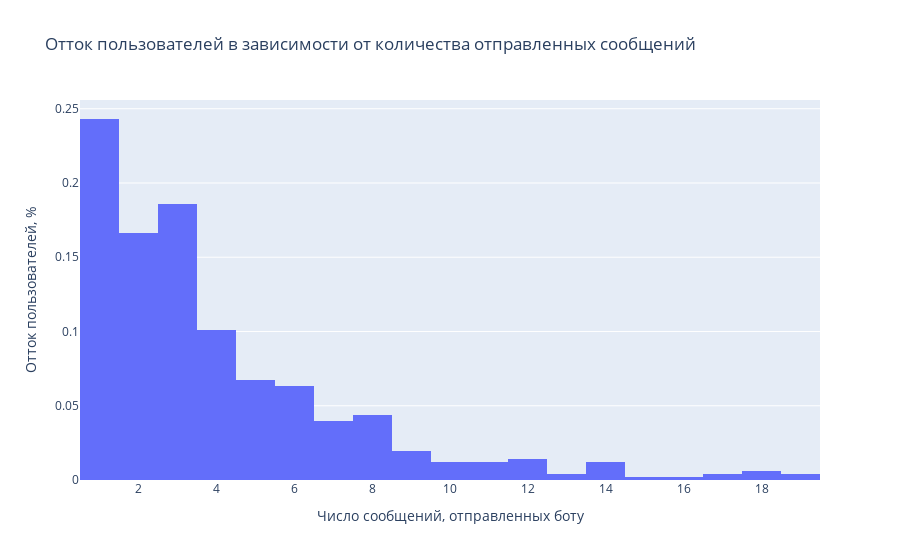

Source (notebook cell):
### Markdown cell above
# Анализ прохождения пользователями шагов оформления заказа

**Вопросы данного раздела:**
1. На каких шагах происходит наибольший отток пользователей из чат-бота? 
2. Равномерно ли распределён отток пользователей по типу заказов?
3. В среднем какую часть общего пути оформления заказа проходит пользователь, прежде чем отказаться от дальнейшего взаимодействия с ботом?

Рассматриваем только тех пользователей, у которых не завершён ни один заказ.

### Code cell
user_finish_orders = messages_all[messages_all['msg_code'] == 'finish_order_msg'].user_id.unique()
user_not_finish_orders = messages_all.query('user_id not in @user_finish_orders').user_id.unique()
msg_churn_users = messages_all[np.isin(messages_all['user_id'], user_not_finish_orders)]
msg_churn_users['msg_number'] = msg_churn_users \
                                    .sort_values(['created_at', 'user_id']) \
                                    .groupby(['user_id']) \
                                    .cumcount()+1

count_incoming_msg = []
max_num_codes = []
before_1_max_codes = []
before_2_max_codes = []

for id_user in user_not_finish_orders:
    count_msg = msg_churn_users[(msg_churn_users['user_id'] == id_user) & \
                                (msg_churn_users['msg_type'] == 'incoming')].shape[0]
    count_incoming_msg.append(count_msg)
    max_num_msg = msg_churn_users[msg_churn_users['user_id'] == id_user].msg_number.max()
    max_num_code = msg_churn_users[(msg_churn_users['user_id'] == id_user) & \
                                   (msg_churn_users['msg_number'] == max_num_msg)].msg_code
    max_num_codes.append(max_num_code)
    before_1_max_code = msg_churn_users[(msg_churn_users['user_id'] == id_user) & \
                                        (msg_churn_users['msg_number'] == max_num_msg-1)].msg_code
    before_1_max_codes.append(before_1_max_code)
    before_2_max_code = msg_churn_users[(msg_churn_users['user_id'] == id_user) & \
                                        (msg_churn_users['msg_number'] == max_num_msg-2)].msg_code
    before_2_max_codes.append(before_2_max_code)

count_incoming_msg = pd.Series(count_incoming_msg)
max_num_codes = [i.iloc[0] for i in max_num_codes]

for j in range(len(before_1_max_codes)):
    try:
        before_1_max_codes[j] = before_1_max_codes[j].iloc[0]
    except IndexError:
        before_1_max_codes[j] = ''
    
for j in range(len(before_2_max_codes)):
    try:
        before_2_max_codes[j] = before_2_max_codes[j].iloc[0]
    except IndexError:
        before_2_max_codes[j] = ''

print('Топ-10 кодов сообщений, после которых пользователь прекращает взаимодействие:')
display(pd.Series(max_num_codes).value_counts()[0:10])

print('Топ-10 кодов сообщений, предшествующих сообщению, после которого пользователь прекращает взаимодействие:')
display(pd.Series(before_1_max_codes).value_counts()[0:10])

print('Топ-10 кодов сообщений, дважды предшествующих сообщению, после которого пользователь прекращает взаимодействие:')
display(pd.Series(before_2_max_codes).value_counts()[0:10])

fig = px.histogram(count_incoming_msg[count_incoming_msg < 20], 
                   title = 'Отток пользователей в зависимости от количества отправленных сообщений',
                   histnorm='probability density')
fig.update_xaxes(title_text='Число сообщений, отправленных боту')
fig.update_yaxes(title_text='Отток пользователей, %')
fig.update_layout(showlegend=False)
fig.show("svg")

### Figure 1 — Plotly figure (JSON) as saved in the notebook; plotly's stock layout.template omitted (floating-point values rounded to 4 significant figures; data arrays with more than 128 entries replaced by an {"elided": "..."} marker saying what was removed)
{"data": [{"alignmentgroup": "True", "bingroup": "x", "histnorm": "probability density", "hovertemplate": "variable=0<br>value=%{x}<br>probability density=%{y}<extra></extra>", "legendgroup": "0", "marker": {"color": "#636efa", "pattern": {"shape": ""}}, "name": "0", "offsetgroup": "0", "orientation": "v", "showlegend": true, "type": "histogram", "x": {"elided": "506 int values"}, "xaxis": "x", "yaxis": "y"}], "layout": {"barmode": "relative", "legend": {"title": {"text": "variable"}, "tracegroupgap": 0}, "showlegend": false, "title": {"text": "Отток пользователей в зависимости от количества отправленных сообщений"}, "xaxis": {"anchor": "y", "domain": [0, 1], "title": {"text": "Число сообщений, отправленных боту"}}, "yaxis": {"anchor": "x", "domain": [0, 1], "title": {"text": "Отток пользователей, %"}}}}
